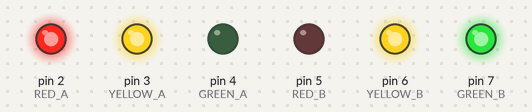
Simulated run of this sketch. Board: Arduino Uno, built with avr-gcc and run on an emulated ATmega328P. Parts: output pins drawn as LEDs (lit = HIGH).

Above: at 1.6 s.
At 3.5 s:
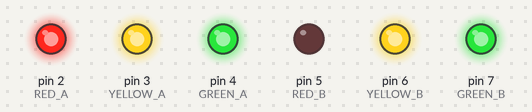
At 4.1 s:
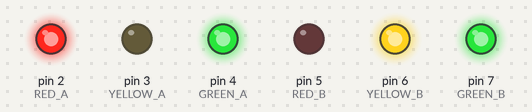
At 6.6 s:
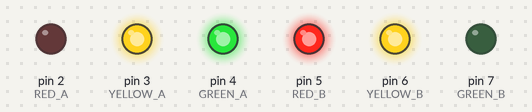
At 8.5 s:
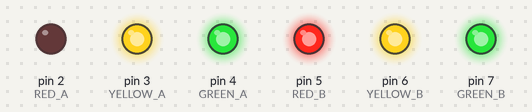
At 9.9 s:
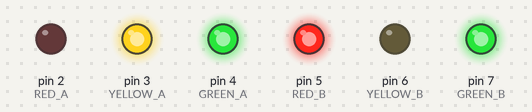
Timing chart, 0 to 13.0 s (numbered marks = the images above):
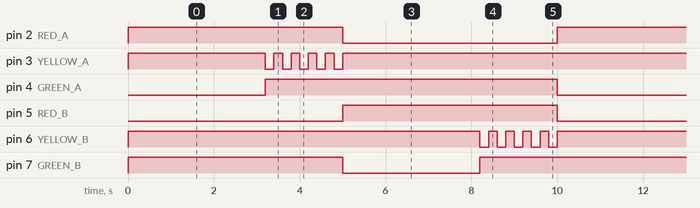

The sketch:

traffic_light.ino
```cpp
 #define RED_A       (2)   //东西向指示灯
 #define YELLOW_A    (3)
 #define GREEN_A     (4)
 #define RED_B       (5)   //南北向指示灯
 #define YELLOW_B    (6)
 #define GREEN_B     (7)

    //定义闪烁次数及操作类型变量定义
  uint8_t Flash_Count = 0, display_Type = 1;
  uint8_t YELLOW_State = HIGH;
  //定义黄色LED初始状态
  void setup()
  {
      for(int i=2;i<8;i++)   //设置led所接引脚为输出模式
      pinMode(i,OUTPUT);
  }

  void loop()
  {
      switch (display_Type)
      {
          case 1://东西向绿灯与南北向红灯亮
              digitalWrite(RED_A,HIGH);
              digitalWrite(YELLOW_A,HIGH);
              digitalWrite(GREEN_A,LOW);
              digitalWrite(RED_B,LOW);
              digitalWrite(YELLOW_B,HIGH);
              digitalWrite(GREEN_B,HIGH);
              delay(3000);
              display_Type=2;
              break;
          case 2://东西向黄灯开始闪烁,绿灯关闭
              delay(200);
              if(YELLOW_State==HIGH)  YELLOW_State=LOW;
              else  YELLOW_State=HIGH;
              digitalWrite(YELLOW_A,YELLOW_State);
              digitalWrite(GREEN_A,HIGH);
              if(++Flash_Count != 10) return;  //闪烁5次
              Flash_Count=0;       //计数归零
              display_Type=3;
              break;
          case 3://东西向红灯与南北向绿灯亮
              digitalWrite(RED_A,LOW);
              digitalWrite(YELLOW_A,HIGH);
              digitalWrite(GREEN_A,HIGH);
              digitalWrite(RED_B,HIGH);
              digitalWrite(YELLOW_B,HIGH);
              digitalWrite(GREEN_B,LOW);
              delay(3000);
              display_Type=4;
              break;
          case 4://南北向黄灯开始闪烁
              delay(200);
              if(YELLOW_State==HIGH)  YELLOW_State=LOW;
              else  YELLOW_State=HIGH;
              digitalWrite(YELLOW_B,YELLOW_State);
              digitalWrite(GREEN_B,HIGH);
              if(++Flash_Count != 10) return; //闪烁5次
              Flash_Count=0;    //计数归零
              display_Type=1;   //回到第一种操作
              break;
      }
  }
```

Measured:
- by itself, pin 2 (RED_A), pin 5 (RED_B): alternates HIGH for 5.0 s and LOW for 5.0 s
- by itself, pin 3 (YELLOW_A), pin 6 (YELLOW_B): repeats every 10.0 s: 4 × (LOW 0.20 s, HIGH 0.20 s), LOW 0.20 s, HIGH 8.2 s
- by itself, pin 4 (GREEN_A): alternates HIGH for 6.8 s and LOW for 3.2 s
- by itself, pin 7 (GREEN_B): repeats every 10.0 s: LOW 3.2 s, HIGH 6.8 s
